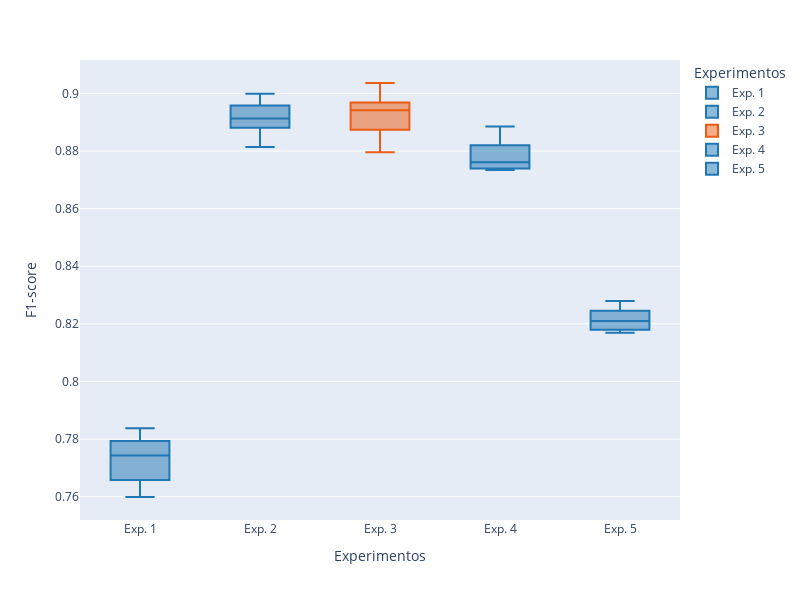

Here is the notebook cell this chart was saved with:
### Markdown cell above
Representamos graficamente los experimentos segun su valor de ``val_f1``

### Code cell
# Definir un tono de azul más oscuro
custom_blue = '#1f77b4'  # Este es un tono de azul más oscuro
# Definir el color destacado
highlight_color = '#ee5c13'  # Por ejemplo, un tono de naranja

# Crear un DataFrame con los valores de val_f1 de cada variable
data = []
variables = results.keys()

for i, variable in enumerate(variables):
  experiment_data = results[variable] 
  for j, epoch_data in enumerate(experiment_data):
    data.append({'Experimentos': f'Exp. {i+1}', 'Época': j+1, 'F1-score': epoch_data['val_f1']})
    
df_val_f1 = pd.DataFrame(data)


# Crear el diagrama de cajas con el tono de azul más oscuro 
fig = px.box(df_val_f1, x='Experimentos', y='F1-score', color='Experimentos', 
             color_discrete_map={'Exp. 1': custom_blue, 'Exp. 2': custom_blue, 'Exp. 3': highlight_color, 
                                 'Exp. 4': custom_blue, 'Exp. 5': custom_blue}, width=800, height=600)

# Mostrar el gráfico
fig.show()

### Figure 1 — Plotly figure (JSON) as saved in the notebook; plotly's stock layout.template omitted (floating-point values rounded to 4 significant figures)
{"data": [{"alignmentgroup": "True", "hovertemplate": "Experimentos=%{x}<br>F1-score=%{y}<extra></extra>", "legendgroup": "Exp. 1", "marker": {"color": "#1f77b4"}, "name": "Exp. 1", "notched": false, "offsetgroup": "Exp. 1", "orientation": "v", "showlegend": true, "type": "box", "x": ["Exp. 1", "Exp. 1", "Exp. 1", "Exp. 1", "Exp. 1"], "x0": " ", "xaxis": "x", "y": [0.7779, 0.7678, 0.7599, 0.7838, 0.7743], "y0": " ", "yaxis": "y"}, {"alignmentgroup": "True", "hovertemplate": "Experimentos=%{x}<br>F1-score=%{y}<extra></extra>", "legendgroup": "Exp. 2", "marker": {"color": "#1f77b4"}, "name": "Exp. 2", "notched": false, "offsetgroup": "Exp. 2", "orientation": "v", "showlegend": true, "type": "box", "x": ["Exp. 2", "Exp. 2", "Exp. 2", "Exp. 2", "Exp. 2"], "x0": " ", "xaxis": "x", "y": [0.8913, 0.8944, 0.8814, 0.8998, 0.8903], "y0": " ", "yaxis": "y"}, {"alignmentgroup": "True", "hovertemplate": "Experimentos=%{x}<br>F1-score=%{y}<extra></extra>", "legendgroup": "Exp. 3", "marker": {"color": "#ee5c13"}, "name": "Exp. 3", "notched": false, "offsetgroup": "Exp. 3", "orientation": "v", "showlegend": true, "type": "box", "x": ["Exp. 3", "Exp. 3", "Exp. 3", "Exp. 3", "Exp. 3"], "x0": " ", "xaxis": "x", "y": [0.8942, 0.9036, 0.8796, 0.89, 0.8946], "y0": " ", "yaxis": "y"}, {"alignmentgroup": "True", "hovertemplate": "Experimentos=%{x}<br>F1-score=%{y}<extra></extra>", "legendgroup": "Exp. 4", "marker": {"color": "#1f77b4"}, "name": "Exp. 4", "notched": false, "offsetgroup": "Exp. 4", "orientation": "v", "showlegend": true, "type": "box", "x": ["Exp. 4", "Exp. 4", "Exp. 4", "Exp. 4", "Exp. 4"], "x0": " ", "xaxis": "x", "y": [0.8798, 0.8734, 0.8741, 0.8885, 0.8761], "y0": " ", "yaxis": "y"}, {"alignmentgroup": "True", "hovertemplate": "Experimentos=%{x}<br>F1-score=%{y}<extra></extra>", "legendgroup": "Exp. 5", "marker": {"color": "#1f77b4"}, "name": "Exp. 5", "notched": false, "offsetgroup": "Exp. 5", "orientation": "v", "showlegend": true, "type": "box", "x": ["Exp. 5", "Exp. 5", "Exp. 5", "Exp. 5", "Exp. 5"], "x0": " ", "xaxis": "x", "y": [0.8234, 0.828, 0.8184, 0.8169, 0.821], "y0": " ", "yaxis": "y"}], "layout": {"boxmode": "overlay", "height": 600, "legend": {"title": {"text": "Experimentos"}, "tracegroupgap": 0}, "margin": {"t": 60}, "width": 800, "xaxis": {"anchor": "y", "categoryarray": ["Exp. 1", "Exp. 2", "Exp. 3", "Exp. 4", "Exp. 5"], "categoryorder": "array", "domain": [0, 1], "title": {"text": "Experimentos"}}, "yaxis": {"anchor": "x", "domain": [0, 1], "title": {"text": "F1-score"}}}}
